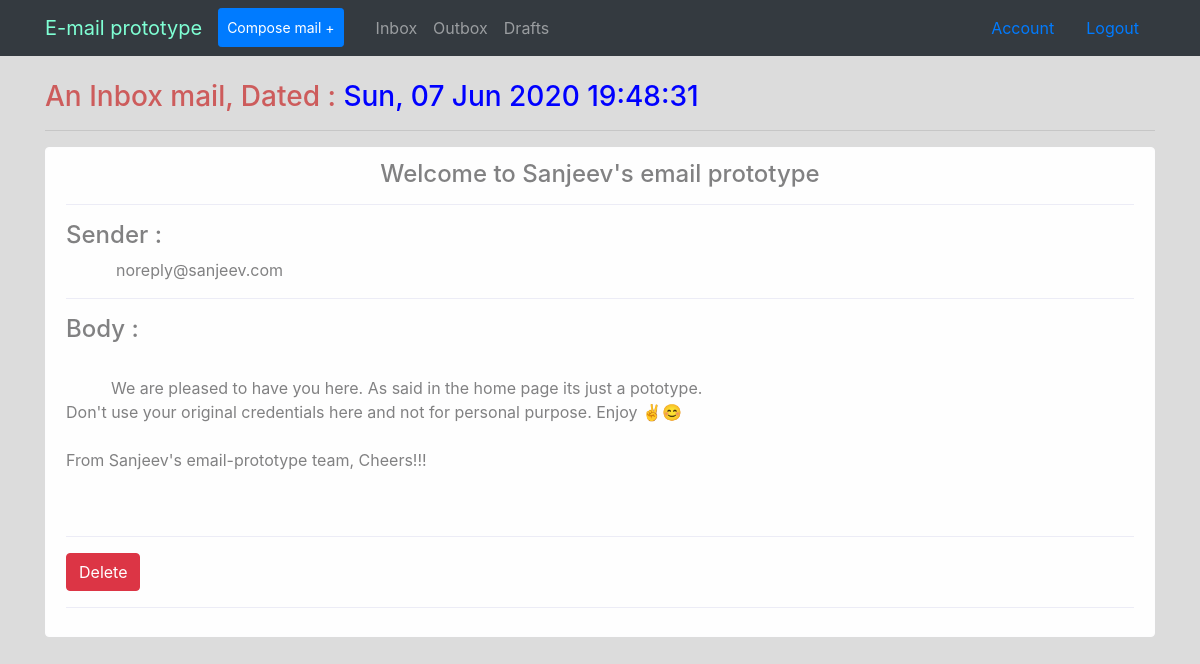
/mail/inbox/view/1 (signed in), run on the app's committed database.
### email_prototype/db_models.py (models this page shows, shortened)
class Inbox(db.Model):
    id = db.Column(db.Integer, primary_key=True)
    subject = db.Column(db.String(100), nullable=False)
    message = db.Column(db.Text, nullable=False)
    sender = db.Column(db.String(50), nullable=False)
    datetime = db.Column(db.DateTime, nullable=False, default=datetime.now)
    user_id = db.Column(db.Integer, db.ForeignKey('user.id'), nullable=False)

### email_prototype/routes.py (the view)
@app.route('/mail/inbox/view/<int:id>')
@login_required
def view_Inboxmail(id):
    if current_user == Inbox.query.get_or_404(id).Inboxuser:
        mail = Inbox.query.get_or_404(id)
        return render_template('view_Inboxmail.html', mail=mail)
    else:
        abort(403)

### email_prototype/db_models.py (called while the page is built)
@login.user_loader
def loader(user_id):
    return User.query.get(int(user_id))

### email_prototype/templates/view_Inboxmail.html (shortened to what this page needs)
{% extends 'base.html' %}
{% block body %}
    <h3 style="color:indianred">An Inbox mail, Dated : <span style="color: blue">{{ mail.datetime.strftime("%a, %d %b %Y %H:%M:%S") }}</span> </h3>
    <hr>
    <div class="alert alert-light" role="alert">
      <h4 class="alert-heading" style="text-align: center">{{ mail.subject }}</h4>
      <hr>
      <h4 class="alert-heading">Sender : </h4>
      <p style="text-indent: 50px">
          {{ mail.sender }}
      </p>
      <hr>
      <h4 class="alert-heading">Body : </h4>
      <p style="text-indent: 50px;white-space: pre-wrap">
          {{ mail.message }}
      </p>
      <hr>
        <a class="btn btn-danger" onclick="return confirm('Are you sure wanna delete this mail : {{ mail.subject }}')" href="{{ url_for('Inboxmail_delete', id=mail.id) }}">Delete</a>
      <hr>
    </div>
{% endblock %}

### email_prototype/templates/base.html (shortened to what this page needs)
<!DOCTYPE html>
<html lang="en">
<head>
    <link rel="stylesheet" href="https://stackpath.bootstrapcdn.com/bootstrap/4.5.0/css/bootstrap.min.css">
</head>
<body style="background-color: gainsboro">
    <nav class="navbar navbar-expand-lg navbar-dark bg-dark">
      <div class="container">
        <a style="color: aquamarine" class="navbar-brand" href="{{ url_for('home') }}">E-mail prototype</a>
        {% if current_user.is_authenticated %}
            <div class="collapse navbar-collapse" id="navbarsExample07">
              <ul class="navbar-nav mr-auto">
                <li class="nav-item active">
                  <a class="nav-link btn btn-primary btn-sm mr-4" href="{{ url_for('new_mail') }}">Compose mail + <span class="sr-only">(current)</span></a>
                </li>
                <li class="nav-item">
                  <a class="nav-link" href="{{ url_for('user_inbox') }}">Inbox</a>
                </li>
                <li class="nav-item">
                  <a class="nav-link" href="{{ url_for('user_outbox') }}">Outbox</a>
                </li>
                <li class="nav-item">
                  <a class="nav-link" href="{{ url_for('user_draft') }}">Drafts</a>
                </li>
        {% endif %}
          </ul>
            {% if current_user.is_authenticated %}
                <li class="form-inline my-2 my-md-0">
                  <a class="nav-link" href="{{ url_for('account') }}">Account</a>
                  <a class="nav-link" href="{{ url_for('logout') }}">Logout</a>
              </li>
            {% else %}
              <li class="form-inline my-2 my-md-0">
                  <a class="nav-link" href="{{ url_for('signup') }}">Sign Up</a>
                  <a class="nav-link" href="{{ url_for('login') }}">Login</a>
              </li>
            {% endif %}
        </div>
      </div>
    </nav>
    <div class="container">
    <br>
        {% block body %}
        {% endblock %}
    </div>
</body>
</html>

### data on the page
Inbox: datetime "Sun, 07 Jun 2020 19:48:31", subject "Welcome to Sanjeev's email prototype", sender "noreply@sanjeev.com", message "We are pleased to have you here. As said in the home page its just a pototype. Don't use your original credentials here and not for personal purpose. Enjoy ✌😊 From Sanjeev's email-prototype team, Cheers!!!"
